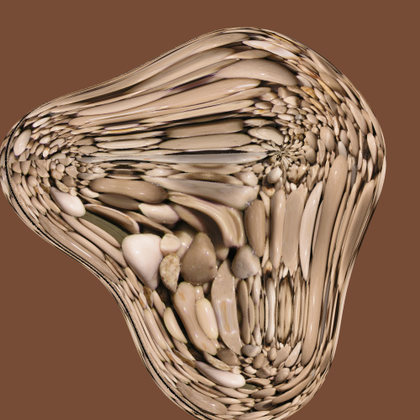
%> input picture images/Surface1/Image01.png, 420 x 420 px, shrunk from 500 x 500 before the run; its folder holds only this picture in this run
$ octave estimateParabolicPtsFromImages.m   (GNU Octave 9; MATLAB toolbox functions it lacks are replaced by stand-ins)
%> lines starting %> are read from the running program, lines starting %| are printed output that depends on the picture
clear all
close all


Surf = '../images/Surface1/Image%02d.png'; %%INPUT FOLDER
Surf = '../images/RecogExperiment/Image%02d.png'; %%INPUT FOLDER
imList = 1:25;  %%FILE NUMBERS

Ixx = 0;
Iyy = 0;
Ixy = 0;

[X,Y] = meshgrid(-10:10, -10:10);
fil = exp(-(X.^2+Y.^2)/(2)); fil = fil/sum(fil(:));
%
for i=imList
    disp(i)
    img = imread(sprintf(Surf, i));
%> img is the input picture: size 420x420x3 uint8; mean R, G, B 142, 108.3, 85.4
    img = img(:,end:-1:1, :);
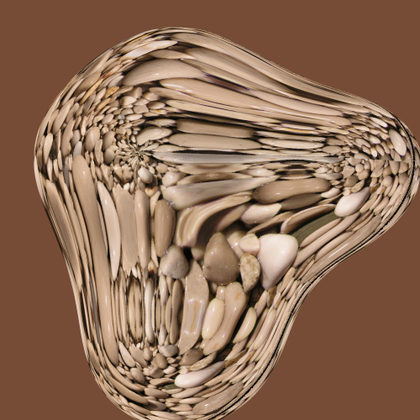
%> img: size 420x420x3 uint8; mean R, G, B 142, 108.3, 85.4; mean of the top-left, top-right, bottom-left and bottom-right quarters 113.9, 113.5, 115, 105.2
    img = double(img)/256;
%> img: size 420x420x3 double
    if (1)
        img = mean(img, 3);
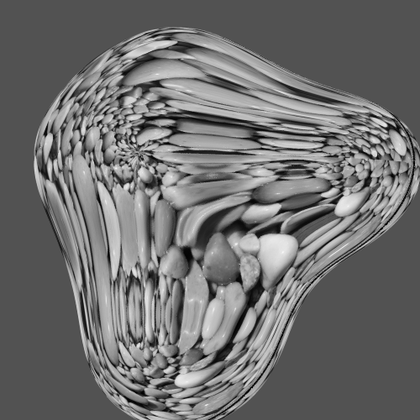
%> img: size 420x420 double; min 0, max 0.966, mean 0.437
        img = img/256;
    end

    for ch=1:size(img, 3)
        img_fil = conv2(img(:,:,ch), fil, 'valid');
        [Ix, Iy] = gradient(img_fil);

%        zIndx = (Ix.^2+Iy.^2) >= (10/2^16).^2;
%        Ix = Ix./sqrt(Ix.^2+Iy.^2);
%        Iy = Iy./sqrt(Ix.^2+Iy.^2);


        if (Ixx == 0)
            Ixx = 0*Ix;
            Iyy = 0*Ix;
            Ixy = 0*Ix;
        end

        Ixx = Ixx+Ix.*Ix;
        Iyy = Iyy+Iy.*Iy;
        Ixy = Ixy+Ix.*Iy;


%        Ixx(zIndx) = Ix(zIndx).*Ix(zIndx) + Ixx(zIndx);
%        Iyy(zIndx) = Iy(zIndx).*Iy(zIndx) + Iyy(zIndx);
%        Ixy(zIndx) = Ix(zIndx).*Iy(zIndx) + Ixy(zIndx);
    end
%> this loop made 1 pass
%> pass 1, `img_fil = conv2(img(:,:,ch), fil, 'valid');`:
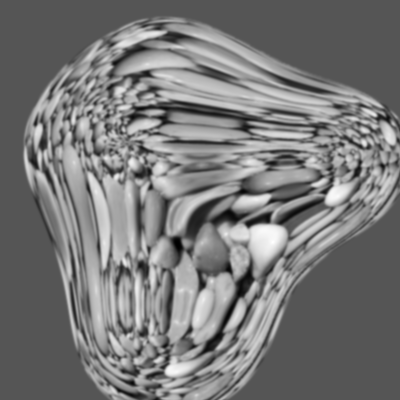
%> img_fil: size 400x400 double; min 8.32e-05, max 0.00361, mean 0.00175; drawn with min black and max white
%> pass 1, `[Ix, Iy] = gradient(img_fil);`:
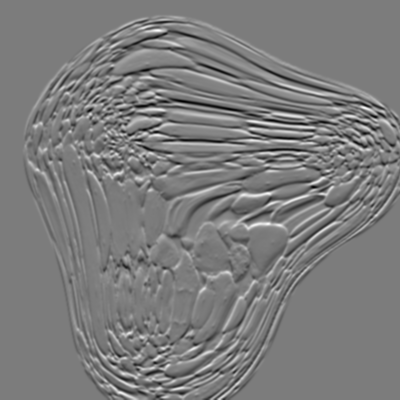
%> Iy: size 400x400 double; min -0.000852, max 0.000894, mean 4.31e-07; drawn with min black and max white
%> after the loop:
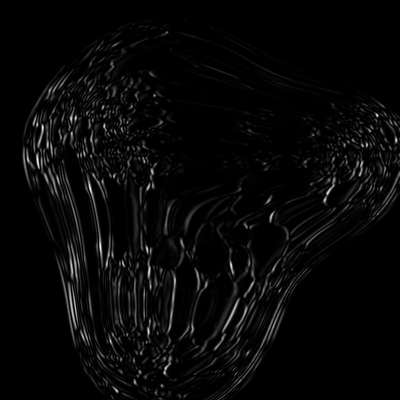
%> Ixx: size 400x400 double; min 0, max 7.55e-07, mean 2.33e-08; drawn with min black and max white
%> after the loop:
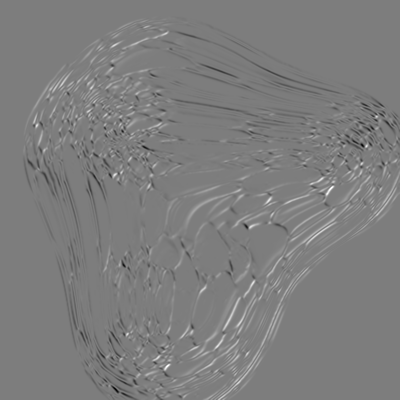
%> Ixy: size 400x400 double; min -4.39e-07, max 4.54e-07, mean 2.19e-09; drawn with min black and max white
%> after the loop:
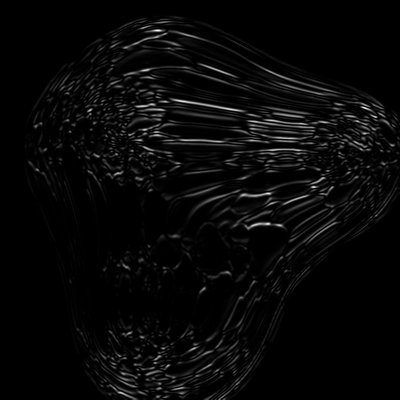
%> Iyy: size 400x400 double; min 0, max 7.99e-07, mean 2.56e-08; drawn with min black and max white
%> (the run ends here)
